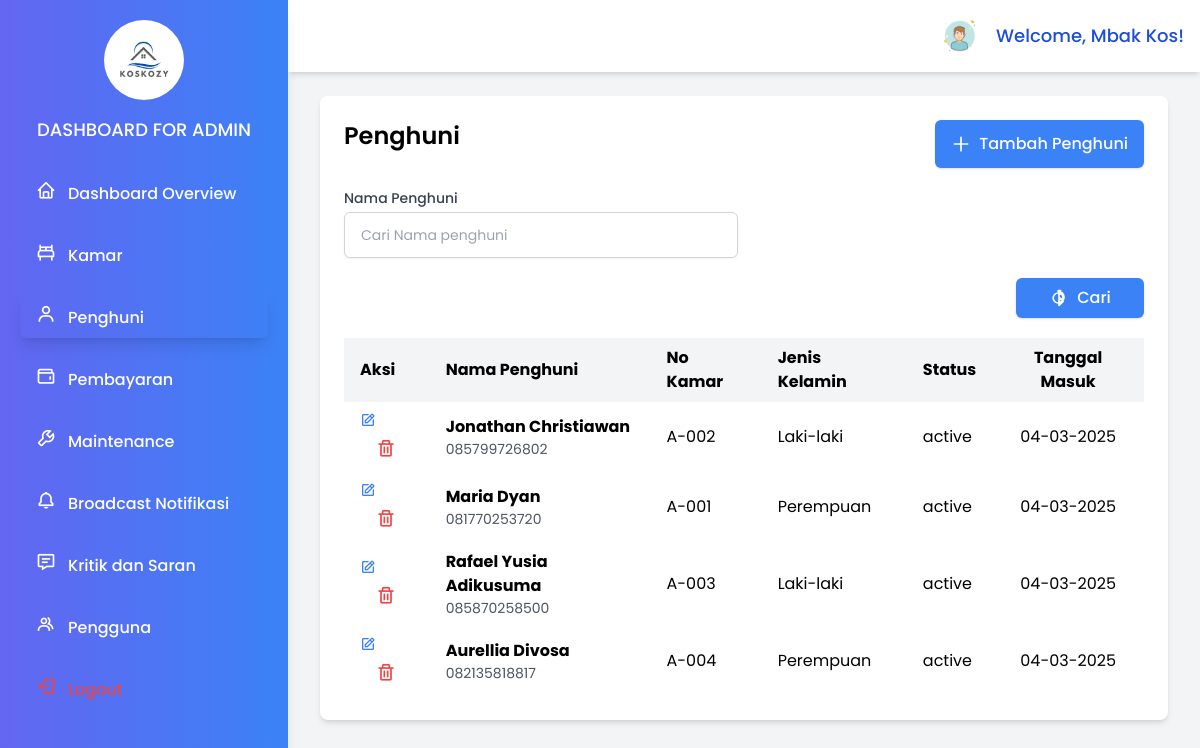
Screenshot of /page/admin/penghuni.php (signed in) with the database file from the repository.
### tables this page shows
CREATE TABLE `users` (
  `id` int(11) NOT NULL,
  `username` varchar(50) NOT NULL,
  `name` varchar(225) NOT NULL,
  `password_hash` varchar(255) NOT NULL,
  `role` enum('admin','superadmin','user') NOT NULL,
  `created_at` timestamp NOT NULL DEFAULT current_timestamp(),
  `updated_at` timestamp NOT NULL DEFAULT current_timestamp() ON UPDATE current_timestamp()
);

CREATE TABLE `penghuni` (
  `id` int(11) NOT NULL,
  `room_id` int(11) NOT NULL,
  `nama` varchar(255) NOT NULL,
  `jenis_kelamin` varchar(10) NOT NULL,
  `nomor_telepon` varchar(50) DEFAULT NULL,
  `alamat_asal` text DEFAULT NULL,
  `status` enum('active','inactive') DEFAULT 'active',
  `tanggal_masuk` date DEFAULT NULL,
  `tanggal_keluar` date DEFAULT NULL,
  `ktp` varchar(50) DEFAULT NULL,
  `nomor_darurat` varchar(50) DEFAULT NULL,
  `username` varchar(50) NOT NULL,
  `password` varchar(255) NOT NULL,
  `created_at` timestamp NOT NULL DEFAULT current_timestamp(),
  `updated_at` timestamp NOT NULL DEFAULT current_timestamp() ON UPDATE current_timestamp()
);

CREATE TABLE `rooms` (
  `id` int(11) NOT NULL,
  `name` varchar(255) NOT NULL,
  `type` varchar(50) NOT NULL,
  `ac` varchar(225) NOT NULL,
  `price` decimal(10,2) NOT NULL,
  `status` varchar(225) DEFAULT NULL,
  `capacity` int(11) NOT NULL,
  `description` text DEFAULT NULL,
  `created_at` timestamp NOT NULL DEFAULT current_timestamp(),
  `updated_at` timestamp NOT NULL DEFAULT current_timestamp() ON UPDATE current_timestamp()
);

### page/admin/penghuni.php (the view, shortened to what this page needs)
<?php
$host = 'localhost';
$dbname = 'kos_management';
$username = 'root';
$password = '';
try {
   $pdo = new PDO("mysql:host=$host;dbname=$dbname", $username, $password);
   $pdo->setAttribute(PDO::ATTR_ERRMODE, PDO::ERRMODE_EXCEPTION);
   $session_username = $_SESSION['username'];
   $stmt = $pdo->prepare("SELECT name FROM users WHERE username = :username");
   $stmt->execute(['username' => $session_username]);
   $admin = $stmt->fetch(PDO::FETCH_ASSOC);
   $admin_name = $admin['name'] ?? 'Admin';
   $limit = isset($_GET['limit']) ? (int)$_GET['limit'] : 10;
   $page = isset($_GET['page']) ? (int)$_GET['page'] : 1;
   $offset = ($page - 1) * $limit;
      $name = isset($_GET['name']) ? $_GET['name'] : '';
   $sql = "SELECT
         A.id,
         A.nama,
         A.jenis_kelamin,
         A.nomor_telepon,
         A.alamat_asal,
         A.status,
         B.name AS room_name,
         A.ktp,
         A.tanggal_masuk,
         A.tanggal_keluar,
         A.nomor_darurat
      FROM
         penghuni A
      INNER JOIN
         rooms B ON B.id = A.room_id
      WHERE
         A.nama LIKE :name
      ORDER BY A.tanggal_masuk DESC
      LIMIT :limit OFFSET :offset";
   $stmt_rooms = $pdo->prepare($sql);
   $stmt_rooms->bindValue(':name', "%$name%");
   $stmt_rooms->bindValue(':limit', $limit, PDO::PARAM_INT);
   $stmt_rooms->bindValue(':offset', $offset, PDO::PARAM_INT);
   $stmt_rooms->execute();
   $rooms = $stmt_rooms->fetchAll(PDO::FETCH_ASSOC);
} catch (PDOException $e) {
   echo 'Connection failed: ' . $e->getMessage();
   exit();
}
?>
<!DOCTYPE html>
<html lang="en">
<head>
   <script src="https://cdn.tailwindcss.com"></script>
   <link href="https://unpkg.com/boxicons@2.1.4/css/boxicons.min.css" rel="stylesheet">
</head>
<body class="bg-gray-100 min-h-screen">
<div id="sidebar" class="hidden md:block w-72 h-full bg-gradient-to-r from-indigo-500 to-blue-500 text-gray-800 fixed top-0 left-0 p-5  flex-col shadow-lg z-50">
   <div class="mb-6 text-center">
      <img src="../../assets/logo/Kozie.png" alt="Logo" class="h-20 mx-auto rounded-full">
      <h1 class="text-lg font-medium text-white mt-4 uppercase">
         Dashboard for Admin
      </h1>
   </div>
   <nav>
      <ul class="space-y-4">
            <li><a href="dashboard-admin.php" class="block px-4 py-2 rounded-md text-white font-medium bg-tr hover:text-blue-300 items-center space-x-3  "><i class="bx bx-home text-xl"></i><span>Dashboard Overview</span></a></li>
            <li><a href="kamar.php" class="block px-4 py-2 rounded-md font-medium text-white hover:text-blue-300  items-center space-x-3 "><i class="bx bx-bed text-xl"></i><span>Kamar</span></a></li>
            <li><a href="penghuni.php" class="block px-4 py-2 rounded-md font-medium text-white hover:text-blue-300  items-center space-x-3 shadow-lg"><i class="bx bx-user text-xl"></i><span>Penghuni</span></a></li>
            <li><a href="pembayaran.php" class="block px-4 py-2 rounded-md font-medium text-white hover:text-blue-300  items-center space-x-3"><i class="bx bx-wallet text-xl"></i><span>Pembayaran</span></a></li>
            <li><a href="maintenance.php" class="block px-4 py-2 rounded-md font-medium text-white hover:text-blue-300  items-center space-x-3"><i class="bx bx-wrench text-xl"></i><span>Maintenance</span></a></li>
            <li><a href="broadcast.php" class="block px-4 py-2 rounded-md font-medium  text-white hover:text-blue-300  items-center space-x-3"><i class="bx bx-bell text-xl"></i><span>Broadcast Notifikasi</span></a></li>
            <li><a href="kritik-saran.php" class="block px-4 py-2 rounded-md font-medium text-white hover:text-blue-300  items-center space-x-3"><i class="bx bx-message-detail text-xl"></i><span>Kritik dan Saran</span></a></li>
            <li><a href="pengguna.php" class="block px-4 py-2 rounded-md font-medium text-white hover:text-blue-300  items-center space-x-3"><i class="bx bx-group text-xl"></i><span>Pengguna</span></a></li>
            <li><a href="../../logout.php" class="block px-4 py-2 rounded-md text-red-500 hover:text-red-700  items-center space-x-3 font-medium"><i class="bx bx-log-out text-xl"></i><span>Logout</span></a></li>
      </ul>
   </nav>
</div>
<div class="md:ml-72 flex flex-col min-h-screen">
   <nav class="flex items-center justify-end bg-white p-4 fixed top-0  md:left-72 right-0 shadow-md z-10">
      <div class="flex items-center space-x-4 ">
         <a href="#" class="profile">
            <img src="../../assets/logo/user.png" alt="Profile" class="h-10 w-10 rounded-full">
         </a>
         <span class="text-sm md:text-lg font-medium text-blue-700">
            Welcome, <?php echo htmlspecialchars($admin_name); ?>!
         </span>
      </div>
   </nav>
   <div class="p-8">
      <div class="bg-white rounded-lg shadow-md">
         <div class="p-6 mt-16">
            <div class="justify-between flex mb-5">
               <h2 class="text-2xl font-semibold mb-4">Penghuni</h2>
               <button id="open-modal" class="flex items-center justify-center gap-2 w-auto bg-blue-500 hover:bg-blue-600 rounded-md px-4 py-2 text-white font-medium shadow">
                  <svg xmlns="http://www.w3.org/2000/svg" class="h-5 w-5" fill="none" viewBox="0 0 24 24" stroke="currentColor" stroke-width="2">
                     <path stroke-linecap="round" stroke-linejoin="round" d="M12 4v16m8-8H4" />
                  </svg>
                  Tambah Penghuni
               </button>
            </div>
            <form action="penghuni.php" method="GET">
               <div class="mb-5 grid grid-cols-2 gap-3">
                  <div class="relative w-full">
                     <label for="name" class="block text-sm font-medium text-gray-700">Nama Penghuni</label>
                     <input type="text" id="room_name" placeholder="Cari Nama penghuni" name="name" class="py-3 px-4 mt-1 block w-full border border-gray-300 rounded-md shadow-sm focus:ring-indigo-500 focus:border-indigo-500 sm:text-sm">
                  </div>
               </div>
               <div class="flex items-center justify-end mb-5">
                  <button type="submit" class="flex items-center justify-center gap-2 w-32 bg-blue-500 hover:bg-blue-600 rounded-md px-4 py-2 text-white font-medium shadow">
                     Cari
                  </button>
               </div>
            </form>
            <div class="overflow-x-auto">
               <table class="min-w-full table-auto">
                  <thead>
                     <tr class="bg-gray-100">
                        <th class="px-4 py-2 text-left">Aksi</th>
                        <th class="px-4 py-2 text-left">Nama Penghuni</th>
                        <th class="px-4 py-2 text-left">No Kamar</th>
                        <th class="px-4 py-2 text-left">Jenis Kelamin</th>
                        <th class="px-4 py-2 text-center">Status</th>
                        <th class="px-4 py-2 text-center">Tanggal Masuk</th>
                     </tr>
                  </thead>
                  <tbody>
                     <?php if (empty($rooms)): ?>
                        <tr>
                           <td colspan="5" class="text-center py-3">No data available</td>
                        </tr>
                     <?php else: ?>
                        <?php foreach ($rooms as $room): ?>
                           <tr>
                              <td class="px-4 py-2">
                                 <a href="#"
                                    class="edit-room-btn text-blue-500 hover:text-blue-700"
                                    data-id="<?= $room['id'] ?>"
                                    data-name="<?= htmlspecialchars($room['nama']) ?>"
                                    data-room-id="<?= htmlspecialchars($room['room_id']) ?>"
                                    data-nomor-telepon="<?= htmlspecialchars($room['nomor_telepon']) ?>"
                                    data-jenis-kelamin="<?= htmlspecialchars($room['jenis_kelamin']) ?>"
                                    data-alamat-asal="<?= htmlspecialchars($room['alamat_asal']) ?>"
                                    data-status="<?= htmlspecialchars($room['status']) ?>"
                                    onclick="openModal(this)">
                                    <i class="bx bx-edit"></i>
                                 </a>
                                 <a href="../../function/admin/penghuni/delete-penghuni.php?id=<?= $room['id'] ?>"
                                    class="ml-4 text-red-500 hover:text-red-700"
                                    onclick="return confirm('Apakah Anda yakin ingin menghapus penghuni ini?');">
                                    <i class="bx bx-trash text-xl"></i>
                                 </a>
                              </td>
                              <td class="px-4 py-2">
                                 <div class="font-bold"><?= htmlspecialchars($room['nama']) ?></div>
                                 <div class="text-sm text-gray-600"><?= htmlspecialchars($room['nomor_telepon']) ?></div>
                              </td>
                              <td class="px-4 py-2 ">
                                 <?= htmlspecialchars($room['room_name']) ?>
                              </td>
                              <td class="px-4 py-2">
                                 <?= htmlspecialchars($room['jenis_kelamin']) ?>
                              </td>
                              <td class="px-4 py-2">
                                 <?= htmlspecialchars($room['status']) ?>
                              </td>
                              <td class="px-4 py-2 text-center">
                                 <?= date('d-m-Y', strtotime($room['tanggal_masuk'])) ?>
                              </td>
                           </tr>
                        <?php endforeach; ?>
                     <?php endif; ?>
                  </tbody>
               </table>
            </div>
         </div>
      </div>
   </div>
</div>
</body>
</html>

### page/admin/penghuni.php (style rules this page uses)
body { font-family: 'Poppins', sans-serif; }

### rows the page displays
users: name "Mbak Kos"
penghuni: nama "Jonathan Christiawan", nomor_telepon "085799726802", room.name "A-002", jenis_kelamin "Laki-laki", status "active", tanggal_masuk "04-03-2025"
penghuni: nama "Maria Dyan", nomor_telepon "081770253720", room.name "A-001", jenis_kelamin "Perempuan", status "active", tanggal_masuk "04-03-2025"
penghuni: nama "Rafael Yusia Adikusuma", nomor_telepon "085870258500", room.name "A-003", jenis_kelamin "Laki-laki", status "active", tanggal_masuk "04-03-2025"
penghuni: nama "Aurellia Divosa", nomor_telepon "082135818817", room.name "A-004", jenis_kelamin "Perempuan", status "active", tanggal_masuk "04-03-2025"
